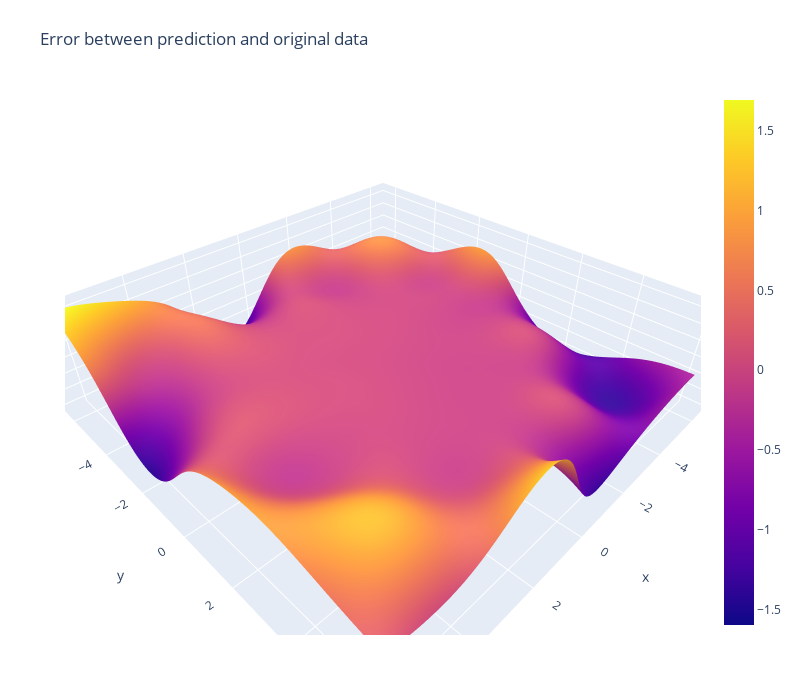

The notebook cell saved with this chart:
### Markdown cell above
#### Error plot

### Code cell
import plotly.graph_objects as go

error = f_test - f_pred

fig = go.Figure(data=[go.Surface(z=error, x=x_test.numpy().reshape(100, 100), y=y_test.numpy().reshape(100, 100))])

fig.update_layout(title='Error between prediction and original data', 
                  autosize=False, width=800, height=700,
                  margin=dict(l=65, r=50, b=65, t=90))

fig.show()

### Figure 1 — Plotly figure (JSON) as saved in the notebook; plotly's stock layout.template omitted (floating-point values rounded to 4 significant figures; data arrays with more than 128 entries replaced by an {"elided": "..."} marker saying what was removed)
{"data": [{"type": "surface", "x": {"elided": "100x100 float values"}, "y": {"elided": "100x100 float values"}, "z": {"elided": "100x100 float values"}}], "layout": {"autosize": false, "height": 700, "margin": {"b": 65, "l": 65, "r": 50, "t": 90}, "title": {"text": "Error between prediction and original data"}, "width": 800}}
